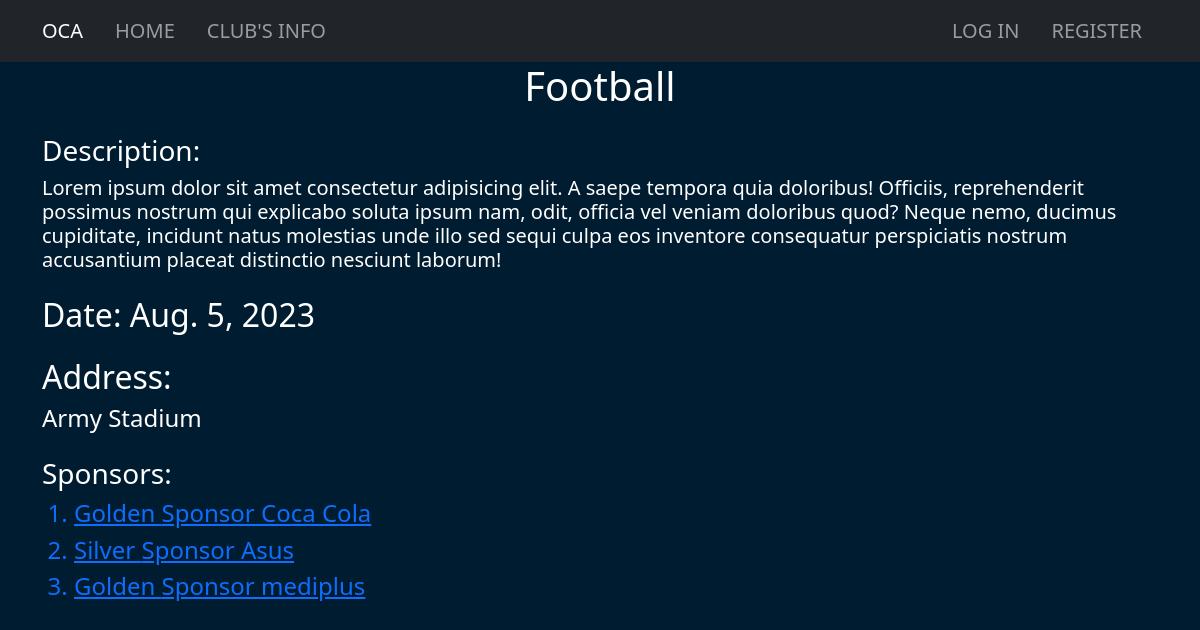
Screenshot of /club/event_details/12 with the database file from the repository.
### club/models.py (models this page shows, shortened)
class Event(models.Model):
    club = models.ForeignKey(Club, on_delete=models.CASCADE)
    eventname = models.CharField(max_length=100, null=True, blank=True)
    address = models.CharField(max_length=50, null=True, blank=True)
    description = models.TextField(null=True)
    date = models.DateField(null=True)
    enrollurl = models.URLField(null=True, blank=True)

class Sponsor(models.Model):
    class Title(models.TextChoices):
        GOLD = "Golden", "Golden"
        SILVER = "Silver", "Silver"
        BRONZE = "Bronze", "Bronze"
    event = models.ForeignKey(Event, on_delete=models.CASCADE, null=True)
    name = models.CharField(max_length=50, null=True)
    title = models.CharField(max_length=50, choices=Title.choices, null=True)
    url= models.URLField(null=True,blank=True)

### club/views.py (the view)
# urls.py: path('event_details/<int:id>', views.event_details, name='event_details'),
def event_details(request, id):
    event = Event.objects.get(id=id)
    sponsors = Sponsor.objects.filter(event=event)
    room = Room.objects.filter(event=event)
    context = {"event": event, 'sponsors': sponsors}
    if room:
        context = {"event": event, 'sponsors': sponsors, 'room': room[0]}
    return render(request, 'event_details.html', context)

### club/context_processor.py (called while the page is built)
def is_president(request):
    if request.user.is_authenticated:
        president_clubs = Club.objects.filter(president=request.user)
        if president_clubs.exists():
            return {'is_club_president': True, 'president_clubs': president_clubs}
    return {'is_club_president': False}

### templates/event_details.html (shortened to what this page needs)
{% extends 'base.html'%}
{%block content%}
<div class="container">
    <h1 class="text-white text-center">{{event.eventname}}</h1>
    <div class="text-white">
        <div class="description my-4">
            <h3>Description:</h3>
            <h5>{{event.description}}</h5>
        </div>
        <div class="date">
            <h2>Date: {{event.date }}</h2>
        </div>
        <div class="address my-4">
            {%if event.address %}
            <h2>Address:</h2>
            <h4>{{event.address}}</h4>
            {%endif%}
        </div>
        <div class="sponsors">
            <h3>Sponsors:</h3>
            <ol>
                {% for sponsor in sponsors%}
                <h4>
                    <a href="{{sponsor.url}}" target="_blank"><li>{{sponsor.title}} Sponsor {{sponsor.name}} </li></a>
                </h4>
                {%endfor%}
            </ol>
        </div>
    </div>
</div>
{%endblock content%}

### static/css/style.css (style rules this page uses)
:root { --homepage-background-color: #001C30; }
* { margin: 0; padding: 0; }
body { background-color: var(--homepage-background-color); }

### rows the page displays
Event: eventname "Football", description "Lorem ipsum dolor sit amet consectetur adipisicing elit. A saepe tempora quia doloribus! Officiis, reprehenderit possimus nostrum qui explicabo soluta ipsum nam, odit, officia vel veniam doloribus quod? Neque nemo, ducimus cupiditate, incidunt natus molestias unde illo sed sequi culpa eos inventore consequatur perspiciatis nostrum accusantium placeat distinctio nesciunt laborum!", date "Aug. 5, 2023", address "Army Stadium"
Sponsor: title "Golden", name "Coca Cola"
Sponsor: title "Silver", name "Asus"
Sponsor: title "Golden", name "mediplus"
